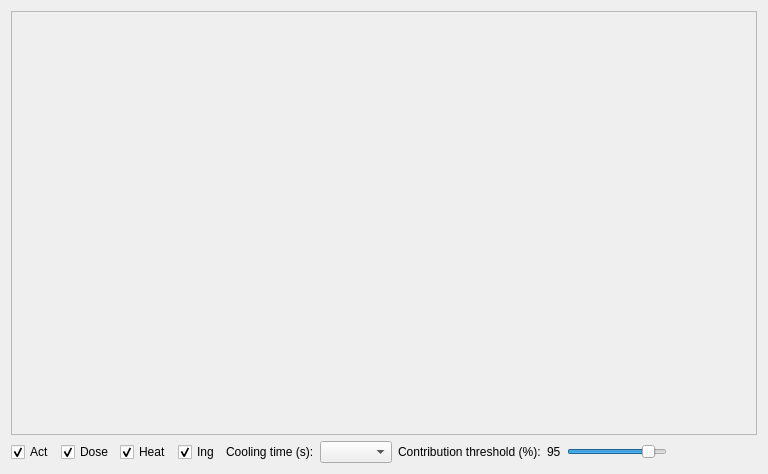
<?xml version="1.0" encoding="UTF-8"?>
<ui version="4.0">
 <class>WidgetPrimaryNuclides</class>
 <widget class="QWidget" name="WidgetPrimaryNuclides">
  <property name="geometry">
   <rect>
    <x>0</x>
    <y>0</y>
    <width>768</width>
    <height>474</height>
   </rect>
  </property>
  <property name="windowTitle">
   <string>Form</string>
  </property>
  <layout class="QVBoxLayout" name="verticalLayout">
   <item>
    <widget class="QFrame" name="framePlot">
     <property name="minimumSize">
      <size>
       <width>300</width>
       <height>300</height>
      </size>
     </property>
     <property name="frameShape">
      <enum>QFrame::StyledPanel</enum>
     </property>
     <property name="frameShadow">
      <enum>QFrame::Raised</enum>
     </property>
     <layout class="QVBoxLayout" name="verticalLayoutPlot"/>
    </widget>
   </item>
   <item>
    <layout class="QVBoxLayout" name="verticalLayoutToolbarAndOtherWidgets">
     <item>
      <layout class="QHBoxLayout" name="horizontalLayout">
       <item>
        <widget class="QCheckBox" name="checkBoxAct">
         <property name="text">
          <string>Act</string>
         </property>
         <property name="checked">
          <bool>true</bool>
         </property>
        </widget>
       </item>
       <item>
        <widget class="QCheckBox" name="checkBoxDose">
         <property name="text">
          <string>Dose</string>
         </property>
         <property name="checked">
          <bool>true</bool>
         </property>
        </widget>
       </item>
       <item>
        <widget class="QCheckBox" name="checkBoxHeat">
         <property name="text">
          <string>Heat</string>
         </property>
         <property name="checked">
          <bool>true</bool>
         </property>
        </widget>
       </item>
       <item>
        <widget class="QCheckBox" name="checkBoxIng">
         <property name="text">
          <string>Ing</string>
         </property>
         <property name="checked">
          <bool>true</bool>
         </property>
        </widget>
       </item>
       <item>
        <widget class="QLabel" name="label">
         <property name="text">
          <string>Cooling time (s):</string>
         </property>
        </widget>
       </item>
       <item>
        <widget class="QComboBox" name="comboBoxCoolingTime"/>
       </item>
       <item>
        <widget class="QLabel" name="label_2">
         <property name="text">
          <string>Contribution threshold (%):</string>
         </property>
        </widget>
       </item>
       <item>
        <widget class="QLabel" name="labelPrimaryAmount">
         <property name="text">
          <string>95</string>
         </property>
        </widget>
       </item>
       <item>
        <widget class="QSlider" name="horizontalSliderPrimaryAmount">
         <property name="minimumSize">
          <size>
           <width>100</width>
           <height>0</height>
          </size>
         </property>
         <property name="minimum">
          <number>60</number>
         </property>
         <property name="maximum">
          <number>100</number>
         </property>
         <property name="sliderPosition">
          <number>95</number>
         </property>
         <property name="orientation">
          <enum>Qt::Horizontal</enum>
         </property>
        </widget>
       </item>
       <item>
        <spacer name="horizontalSpacer">
         <property name="orientation">
          <enum>Qt::Horizontal</enum>
         </property>
         <property name="sizeHint" stdset="0">
          <size>
           <width>544</width>
           <height>20</height>
          </size>
         </property>
        </spacer>
       </item>
      </layout>
     </item>
    </layout>
   </item>
  </layout>
 </widget>
 <resources/>
 <connections/>
</ui>
